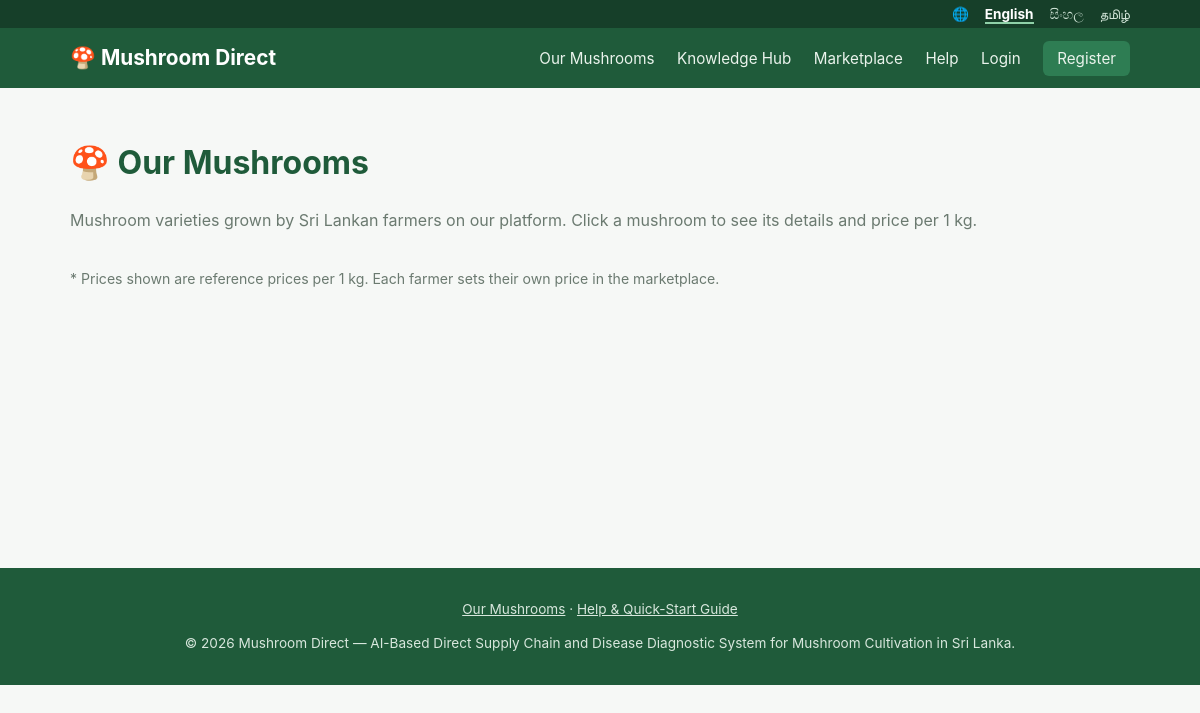
/mushrooms/index.php, run on an earlier commit of the app's database.
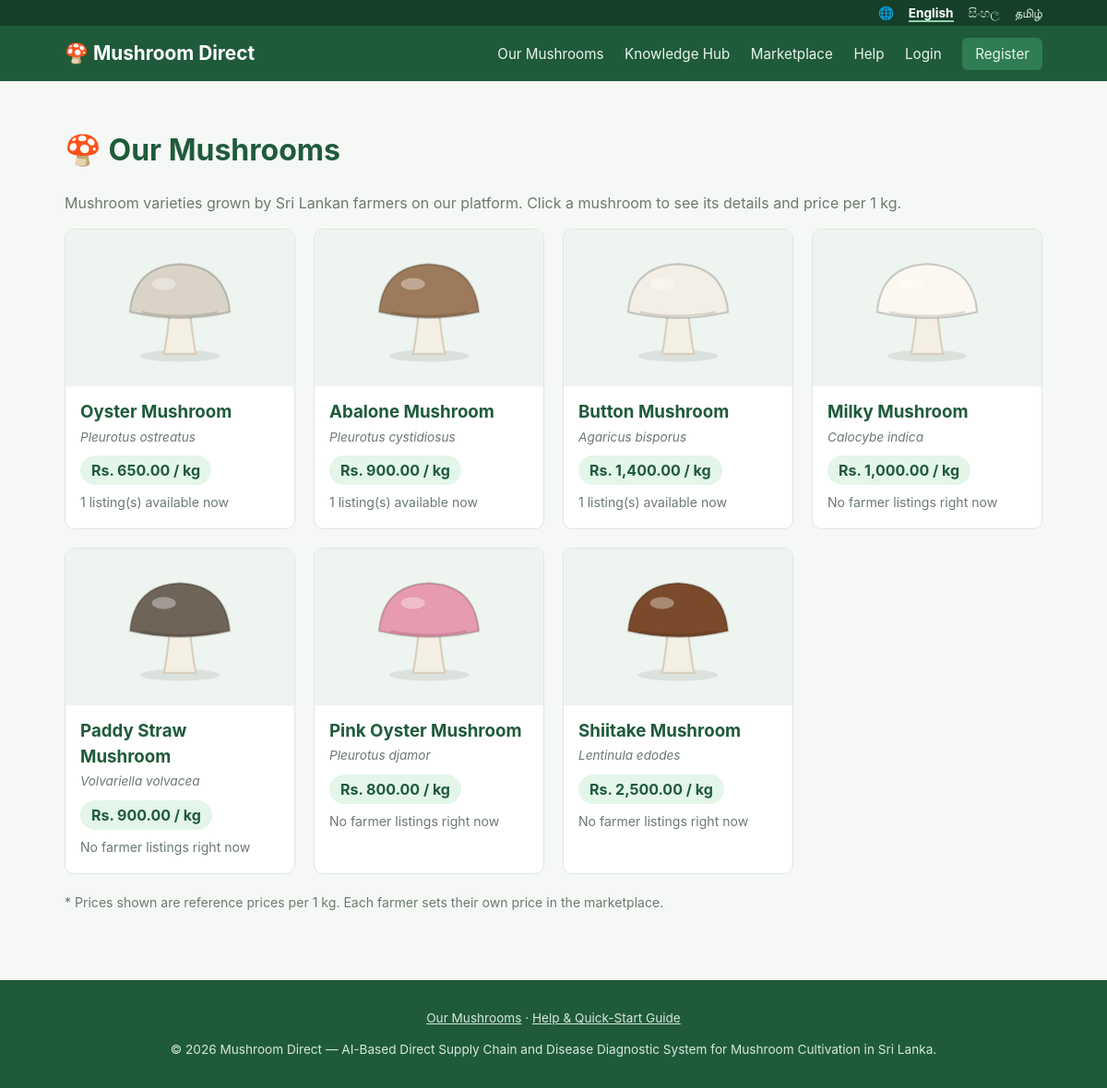
And on a later commit of the database.
### tables this page shows
CREATE TABLE mushroom_types (
  id INT AUTO_INCREMENT PRIMARY KEY,
  name VARCHAR(100) NOT NULL,
  name_si VARCHAR(150) NULL,
  name_ta VARCHAR(150) NULL,
  scientific_name VARCHAR(100) NULL,
  description TEXT,
  description_si TEXT,
  description_ta TEXT,
  growing_info TEXT,
  growing_info_si TEXT,
  growing_info_ta TEXT,
  uses TEXT,
  uses_si TEXT,
  uses_ta TEXT,
  price_per_kg DECIMAL(10,2) NOT NULL,
  color VARCHAR(7) NOT NULL DEFAULT '#c9b79c' COMMENT 'Cap colour for the built-in illustration',
  image VARCHAR(255) NULL,
  is_active TINYINT(1) NOT NULL DEFAULT 1,
  sort_order INT NOT NULL DEFAULT 0
);

### includes/auth.php (called while the page is built, shortened)
<?php
function current_user() {
    return $_SESSION['user'] ?? null;
}

### mushrooms/index.php (the view, shortened to what this page needs)
<?php
require_once __DIR__ . '/../includes/bootstrap.php';
$types = $pdo->query(
    "SELECT m.*,
            (SELECT COUNT(*) FROM listings l WHERE l.mushroom_type_id = m.id AND l.status = 'active') AS listing_count,
            (SELECT MIN(l.price_per_kg) FROM listings l WHERE l.mushroom_type_id = m.id AND l.status = 'active') AS lowest_price
     FROM mushroom_types m WHERE m.is_active = 1 ORDER BY m.sort_order, m.name"
)->fetchAll();
include __DIR__ . '/../includes/header.php';
?>
<h1>🍄 <?= te('mush.title') ?></h1>
<p class="muted"><?= te('mush.intro') ?></p>
<div class="mushroom-grid">
  <?php foreach ($types as $m): ?>
    <a class="mushroom-card" href="<?= BASE_URL ?>/mushrooms/view.php?id=<?= (int) $m['id'] ?>">
      <div class="pic"><?= mushroom_picture($m, 130) ?></div>
      <div class="body">
        <h3><?= e(tr_field($m, 'name')) ?></h3>
        <div class="sci"><?= e($m['scientific_name']) ?></div>
        <span class="price-tag"><?= format_money($m['price_per_kg']) ?> <?= te('common.per_kg') ?></span>
        <p class="muted" style="margin:8px 0 0; font-size:0.88rem;">
          <?= $m['listing_count'] ? te('mush.farmers_selling', ['n' => (int) $m['listing_count']]) : te('mush.none_selling') ?>
        </p>
      </div>
    </a>
  <?php endforeach; ?>
</div>
<p class="muted" style="margin-top:20px; font-size:0.88rem;">* <?= te('mush.price_note') ?></p>
<?php include __DIR__ . '/../includes/footer.php'; ?>

### includes/header.php (shortened to what this page needs)
<?php
$user = current_user();
$lang = current_lang();
?>
<!DOCTYPE html>
<html lang="<?= e($lang) ?>">
<head>
<link rel="stylesheet" href="<?= BASE_URL ?>/assets/css/style.css">
</head>
<body class="lang-<?= e($lang) ?>">
<div class="lang-bar">
  <div class="container">
    🌐
    <?php foreach (LANGUAGES as $code => $label): ?>
      <a href="<?= e(lang_url($code)) ?>" class="<?= $code === $lang ? 'active' : '' ?>"><?= e($label) ?></a>
    <?php endforeach; ?>
  </div>
</div>
<header class="site-header">
  <div class="container header-inner">
    <a class="brand" href="<?= BASE_URL ?>/index.php">🍄 <?= te('app.name') ?></a>
    <nav class="main-nav">
      <a href="<?= BASE_URL ?>/mushrooms/index.php"><?= te('nav.mushrooms') ?></a>
      <a href="<?= BASE_URL ?>/knowledge/index.php"><?= te('nav.knowledge') ?></a>
      <?php if (!$user): ?>
        <a href="<?= BASE_URL ?>/buyer/marketplace.php"><?= te('nav.marketplace') ?></a>
        <a href="<?= BASE_URL ?>/help.php"><?= te('nav.help') ?></a>
        <a href="<?= BASE_URL ?>/auth/login.php"><?= te('nav.login') ?></a>
        <a href="<?= BASE_URL ?>/auth/register.php" class="btn-nav"><?= te('nav.register') ?></a>
      <?php endif; ?>
    </nav>
  </div>
</header>
<main class="container page-main">

### includes/footer.php
</main>
<footer class="site-footer">
  <div class="container">
    <p>
      <a href="<?= BASE_URL ?>/mushrooms/index.php" style="color:inherit;"><?= te('nav.mushrooms') ?></a> &middot;
      <a href="<?= BASE_URL ?>/help.php" style="color:inherit;"><?= te('footer.help') ?></a>
    </p>
    <p>&copy; <?= date('Y') ?> <?= te('app.name') ?> &mdash; <?= te('footer.tagline') ?></p>
  </div>
</footer>
</body>
</html>

### includes/functions.php (shortened to what this page needs)
<?php
function e($value) {
    return htmlspecialchars((string) $value, ENT_QUOTES, 'UTF-8');
}
function format_money($amount) {
    return 'Rs. ' . number_format((float) $amount, 2);
}
function current_lang() {
    static $lang = null;
    if ($lang === null) {
        $lang = $_SESSION['lang'] ?? ($_COOKIE['lang'] ?? 'en');
    }
    return $lang;
}
function set_lang_from_request() {
    $lang = $_GET['lang'] ?? null;
}
function t($key, array $vars = []) {
    static $strings = [];
    $lang = current_lang();
    if (!isset($strings[$lang])) {
        $strings['en'] = $strings['en'] ?? require __DIR__ . '/../lang/en.php';
        $strings[$lang] = $lang === 'en' ? $strings['en'] : require __DIR__ . '/../lang/' . $lang . '.php';
    }
    $text = $strings[$lang][$key] ?? ($strings['en'][$key] ?? $key);
    foreach ($vars as $name => $value) {
        $text = str_replace('{' . $name . '}', (string) $value, $text);
    }
    return $text;
}
function te($key, array $vars = []) {
    return e(t($key, $vars));
}
function tr_field($row, $field) {
    $lang = current_lang();
    return $row[$field] ?? '';
}
function lang_url($code) {
    $query = $_GET;
    $query['lang'] = $code;
    return strtok($_SERVER['REQUEST_URI'] ?? '', '?') . '?' . http_build_query($query);
}
function mushroom_picture($type, $size = 150) {
    $cap = preg_match('/^#[0-9a-f]{6}$/i', $type['color'] ?? '') ? $type['color'] : '#c9b79c';
    return '<svg width="' . (int) $size . '" height="' . (int) $size . '" viewBox="0 0 120 120" role="img" aria-label="' . e(tr_field($type, 'name')) . '">'
        . '<ellipse cx="60" cy="108" rx="40" ry="6" fill="#000" opacity=".08"/>'
        . '<path d="M50 62 Q47 92 44 106 L76 106 Q73 92 70 62 Z" fill="#f4efe4" stroke="#d8cfbd" stroke-width="2"/>'
        . '<path d="M10 64 Q14 18 60 16 Q106 18 110 64 Q60 76 10 64 Z" fill="' . $cap . '" stroke="rgba(0,0,0,.18)" stroke-width="2"/>'
        . '<path d="M22 64 Q60 72 98 64" stroke="rgba(0,0,0,.12)" stroke-width="2" fill="none"/>'
        . '<ellipse cx="44" cy="36" rx="12" ry="6" fill="#fff" opacity=".35"/>'
        . '</svg>';
}

### assets/css/style.css (style rules this page uses)
:root { --green: #2e7d53; --green-dark: #1f5b3a; --navy: #1f4e5f; --bg: #f6f8f6; --card: #ffffff; --text: #26332c; --muted: #6b7a70; --border: #e0e6e1; --danger: #c0392b; --radius: 10px; }
* { box-sizing: border-box; }
body { margin: 0; font-family: -apple-system, "Segoe UI", Roboto, Arial, sans-serif; background: var(--bg); color: var(--text); line-height: 1.5; }
.container { max-width: 1100px; margin: 0 auto; padding: 0 20px; }
.site-header { background: var(--green-dark); color: #fff; }
.header-inner { display: flex; justify-content: space-between; align-items: center; flex-wrap: wrap; padding: 14px 20px; }
.brand { color: #fff; font-size: 1.3rem; font-weight: 700; text-decoration: none; }
.main-nav a { color: #eaf3ec; text-decoration: none; margin-left: 18px; font-size: 0.95rem; }
.main-nav .btn-nav { background: var(--green); padding: 8px 14px; border-radius: 6px; }
.page-main { padding: 30px 20px 60px; min-height: 60vh; }
h1, h2, h3 { color: var(--green-dark); }
.muted { color: var(--muted); }
.site-footer { background: var(--green-dark); color: #d8e7dd; text-align: center; padding: 18px 0; font-size: 0.85rem; }
.lang-bar { background: #163f29; font-size: 0.85rem; padding: 4px 0; text-align: right; color: #cfe3d6; }
.lang-bar a { color: #cfe3d6; text-decoration: none; margin-left: 12px; }
.lang-bar a.active { color: #fff; font-weight: 700; border-bottom: 2px solid #8fd1a8; }
.mushroom-grid { display: grid; gap: 20px; grid-template-columns: repeat(auto-fill, minmax(230px, 1fr)); }
.mushroom-card { background: var(--card); border: 1px solid var(--border); border-radius: var(--radius); overflow: hidden; text-decoration: none; color: inherit; display: flex; flex-direction: column; transition: transform .15s, box-shadow .15s; }
.mushroom-card .pic { background: #eef4ef; height: 170px; display: flex; align-items: center; justify-content: center; }
.mushroom-card .body { padding: 14px 16px 18px; }
.mushroom-card h3 { margin: 0 0 2px; }
.mushroom-card .sci { font-style: italic; color: var(--muted); font-size: 0.85rem; }
.price-tag { display: inline-block; background: #e4f5e9; color: var(--green-dark); font-weight: 700; border-radius: 999px; padding: 4px 12px; margin-top: 10px; }

What changed in the data, as far as the page shows it:
added mushroom_types: name "Oyster Mushroom", scientific_name "Pleurotus ostreatus", price_per_kg "Rs. 650.00", listing_count "1 listing(s) available now"
added mushroom_types: name "Abalone Mushroom", scientific_name "Pleurotus cystidiosus", price_per_kg "Rs. 900.00", listing_count "1 listing(s) available now"
added mushroom_types: name "Button Mushroom", scientific_name "Agaricus bisporus", price_per_kg "Rs. 1,400.00", listing_count "1 listing(s) available now"
added mushroom_types: name "Milky Mushroom", scientific_name "Calocybe indica", price_per_kg "Rs. 1,000.00"
added mushroom_types: name "Paddy Straw Mushroom", scientific_name "Volvariella volvacea", price_per_kg "Rs. 900.00"
added mushroom_types: name "Pink Oyster Mushroom", scientific_name "Pleurotus djamor", price_per_kg "Rs. 800.00"
added mushroom_types: name "Shiitake Mushroom", scientific_name "Lentinula edodes", price_per_kg "Rs. 2,500.00"
